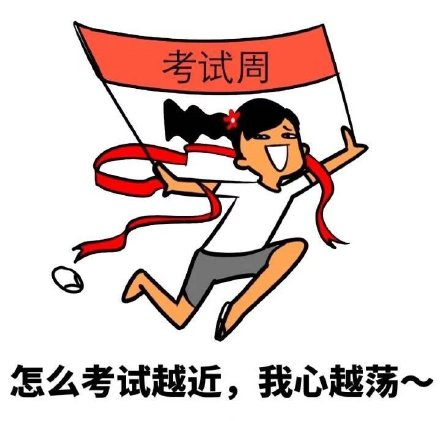
#> input picture pic/6af89bc8gw1f8prw00np7j20c80bpmxr.jpg, 440 x 421 px
$ python -i exam.py   (imports and definitions only)   (older library calls are emulated)
#> lines starting #> are read from the running program, lines starting #| are printed output that depends on the picture; after the words box and inside, x2 and y2 are one past the last pixel; in counts of white or black regions, pixels touching at a corner belong together
import curses
import cv2
import numpy as np
import time
import pygame
import re
import os
from tkinter import *

startText = '''
Winner Winner chicken dinner
'''

endText = '''
Made by
    Zhao Jiawei
    Li You
    Wei Xinlong
    Li Rongwei
'''

SCREEN = [1920, 1080]

def getOutline(path):
#> called with path = 'pic/6af89bc8gw1f8prw00np7j20c80bpmxr.jpg'
    img = cv2.imread(path)
#> img is the input picture: shape (421, 440, 3); mean B, G, R 202.4, 205.5, 221.9
    sp = img.shape
#> sp = (421, 440, 3)
    gray = cv2.cvtColor(img, cv2.COLOR_BGR2GRAY)
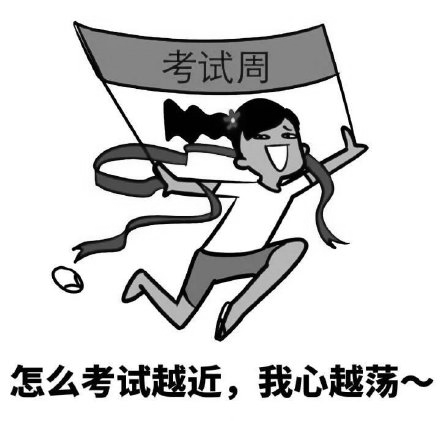
#> gray: shape (421, 440); min 0, max 255, mean 210.1
    ret, binary = cv2.threshold(gray, 127, 255, cv2.THRESH_BINARY)
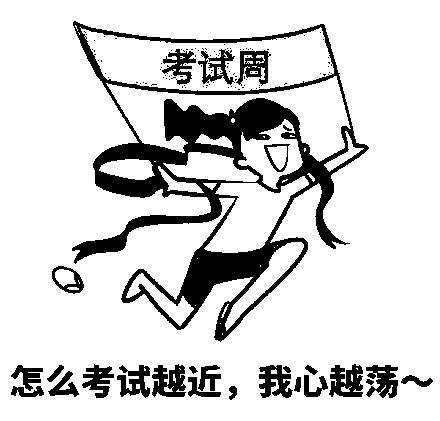
#> binary: shape (421, 440); 84% white; 124 black regions (97 under 20 px)
    _, contours, hierarchy = cv2.findContours(binary, cv2.RETR_TREE, cv2.CHAIN_APPROX_SIMPLE)
#> contours = 213 contours, 166 with area under 20; largest, box (x1, y1, x2, y2) and area: (0, 0, 440, 421) 184380, (71, 20, 370, 343) 52938, (80, 27, 334, 91) 10891, (106, 76, 351, 162) 6976, (204, 176, 309, 253) 3792
    print(len(contours))
#| 213
    #return contours[0]
    return contours, sp[0], sp[1]

# [56 lines left out: functions initMusic, initGame, drawOutline, drawTextByLine, not called in this run]

def getPics(path):
    files = os.listdir(path)
    return sorted(files)

# [50 lines left out: functions test, test1, test2, main, not called in this run]

# [2 lines not run here, left out]

>>> result = getOutline('pic/6af89bc8gw1f8prw00np7j20c80bpmxr.jpg')

$ run again, on pic/6af89bc8gw1f8prwt18rmj20c80bqdg7.jpg
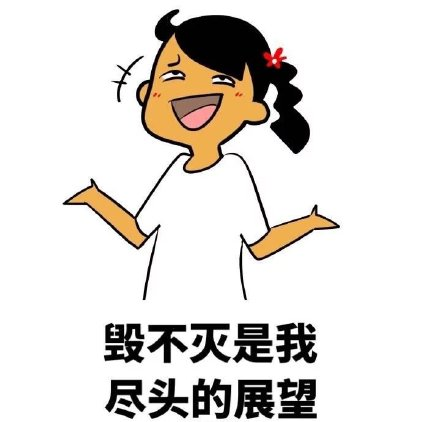
#> input picture pic/6af89bc8gw1f8prwt18rmj20c80bqdg7.jpg, 440 x 422 px
#> in getOutline, img is the input picture: shape (422, 440, 3); mean B, G, R 217.1, 221.4, 225.3
#> in getOutline, `gray = cv2.cvtColor(img, cv2.COLOR_BGR2GRAY)`:
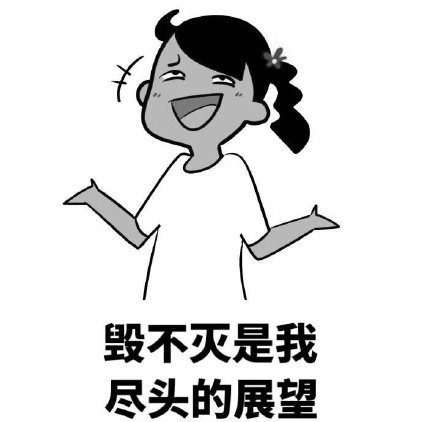
#> gray: shape (422, 440); min 0, max 255, mean 222.1
#> in getOutline, `ret, binary = cv2.threshold(gray, 127, 255, cv2.THRESH_BINARY)`:
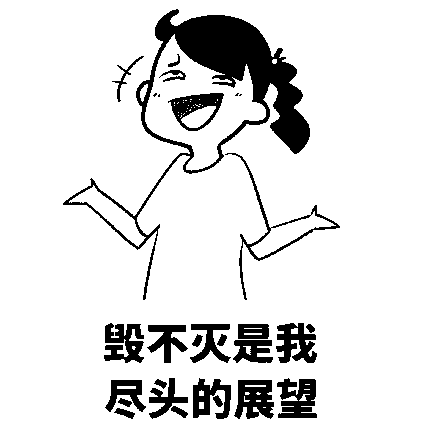
#> binary: shape (422, 440); 88.3% white; 29 black regions (4 under 20 px)
#> contours = 81 contours, 45 with area under 20; largest, box (x1, y1, x2, y2) and area: (0, 0, 440, 422) 184819, (62, 8, 311, 301) 20396, (145, 34, 266, 171) 8039, (167, 92, 225, 132) 1492, (276, 377, 318, 419) 1316
#| 81

$ run again, on pic/6af89bc8gw1f8prwumrdsj20c80bqaai.jpg
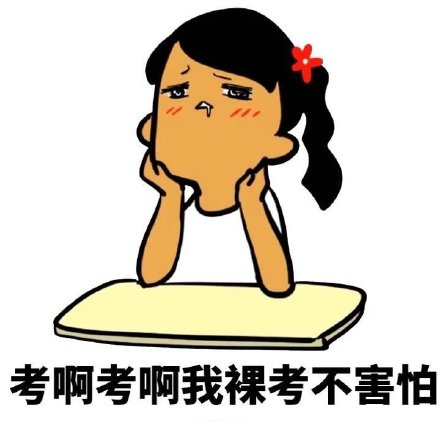
#> input picture pic/6af89bc8gw1f8prwumrdsj20c80bqaai.jpg, 440 x 422 px
#> in getOutline, img is the input picture: shape (422, 440, 3); mean B, G, R 188.5, 201.9, 209.8
#> in getOutline, `gray = cv2.cvtColor(img, cv2.COLOR_BGR2GRAY)`:
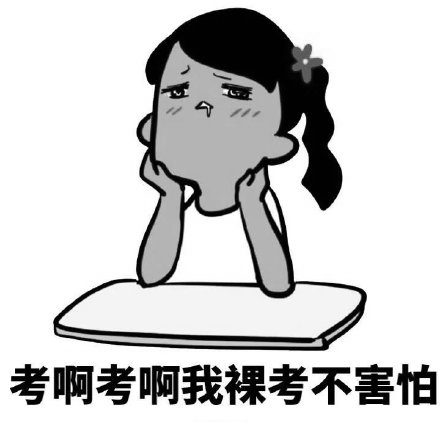
#> gray: shape (422, 440); min 0, max 255, mean 202.7
#> in getOutline, `ret, binary = cv2.threshold(gray, 127, 255, cv2.THRESH_BINARY)`:
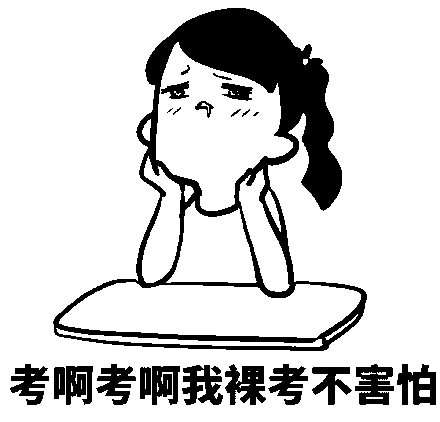
#> binary: shape (422, 440); 82.4% white; 24 black regions (4 under 20 px)
#> contours = 65 contours, 29 with area under 20; largest, box (x1, y1, x2, y2) and area: (0, 0, 440, 422) 184819, (52, 7, 368, 352) 61378, (156, 42, 293, 211) 13326, (59, 282, 361, 338) 12500, (166, 201, 257, 283) 4662
#| 65

$ run again, on pic/6af89bc8gw1f8prwvu3rgj20c80bqgm8.jpg
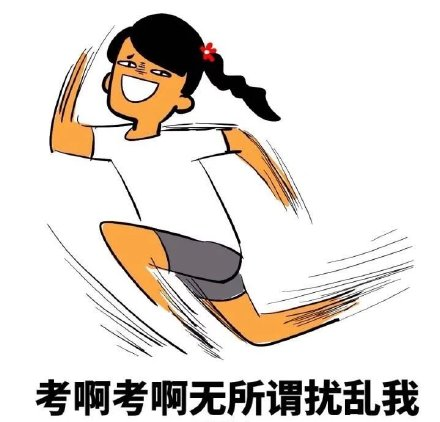
#> input picture pic/6af89bc8gw1f8prwvu3rgj20c80bqgm8.jpg, 440 x 422 px
#> in getOutline, img is the input picture: shape (422, 440, 3); mean B, G, R 212.1, 217.8, 223.8
#> in getOutline, `gray = cv2.cvtColor(img, cv2.COLOR_BGR2GRAY)`:
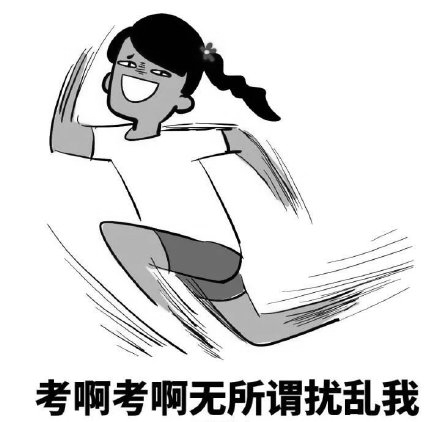
#> gray: shape (422, 440); min 0, max 255, mean 218.9
#> in getOutline, `ret, binary = cv2.threshold(gray, 127, 255, cv2.THRESH_BINARY)`:
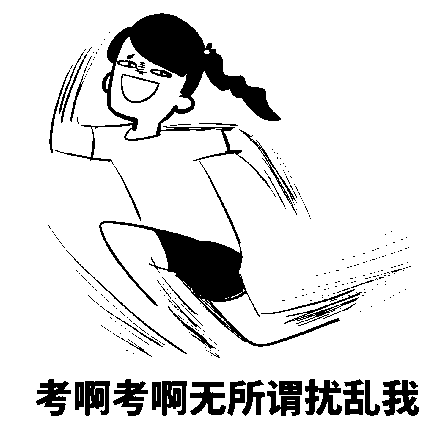
#> binary: shape (422, 440); 87.1% white; 284 black regions (243 under 20 px)
#> contours = 681 contours, 617 with area under 20; largest, box (x1, y1, x2, y2) and area: (0, 0, 440, 422) 184819, (80, 12, 282, 162) 12092, (98, 220, 341, 348) 5608, (111, 37, 191, 139) 4044, (381, 379, 420, 417) 943
#| 681
